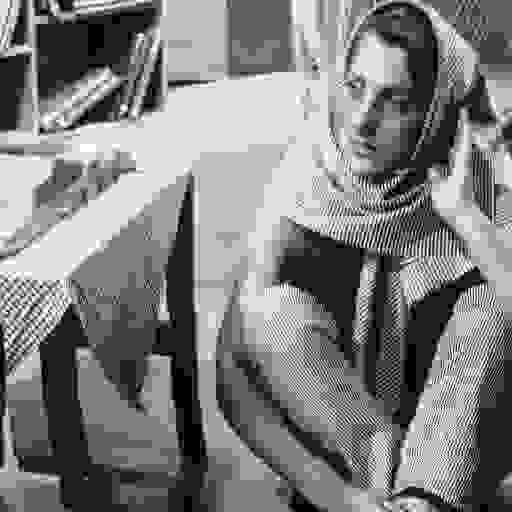
%> input picture Tarefa10/imagem_compactada_0.jpg, 512 x 512 px
$ octave --eval "plot_taxa_vs_distorcao('imagem_compactada_0.jpg');"   (GNU Octave 9; MATLAB toolbox functions it lacks are replaced by stand-ins)
%> lines starting %> are read from the running program, lines starting %| are printed output that depends on the picture
function plot_taxa_vs_distorcao(imagem)
%> called with imagem = 'imagem_compactada_0.jpg'

    qualidades = [0, 20, 40, 60, 80, 100];


    bpp = zeros(size(qualidades));
    PSNR = zeros(size(qualidades));


    img_original = imread(imagem);
%> img_original is the input picture: size 512x512 uint8; min 0, max 255, mean 126.7


    for i = 1:length(qualidades)

        nome_arquivo_saida = sprintf('imagem_compactada_%d.jpg', qualidades(i));


        imwrite(img_original, nome_arquivo_saida, 'Quality', qualidades(i));


        img_compactada = imread(nome_arquivo_saida);


        info_compactada = imfinfo(nome_arquivo_saida);
        tamanho_compactado = info_compactada.FileSize;


        num_pixels = size(img_original, 1) * size(img_original, 2);
%> num_pixels = 262144


        bpp(i) = (tamanho_compactado * 8) / num_pixels;


        mse = mean((double(img_original(:)) - double(img_compactada(:))).^2);
%> mse = 0
%> `plot_taxa_vs_distorcao('imagem_compactada_0.jpg');`:
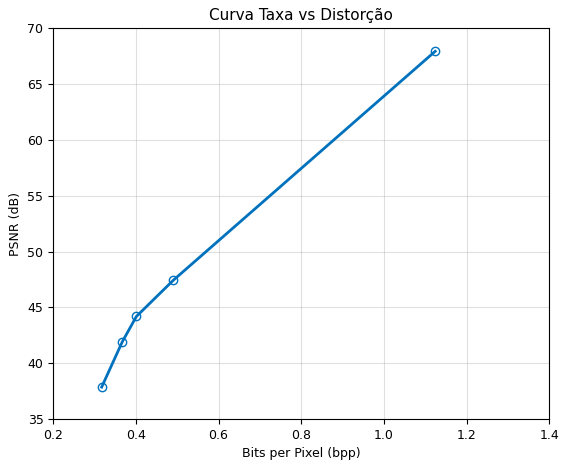
%> figure redrawn from the program's plot data
        if mse == 0
            PSNR(i) = Inf;
        else
            max_pixel_value = 255;
            PSNR(i) = 10 * log10((max_pixel_value^2) / mse);
        end
    end


    figure;
    plot(bpp, PSNR, '-o', 'LineWidth', 2);
    xlabel('Bits per Pixel (bpp)');
    ylabel('PSNR (dB)');
    title('Curva Taxa vs Distorção');
    grid on;
end
